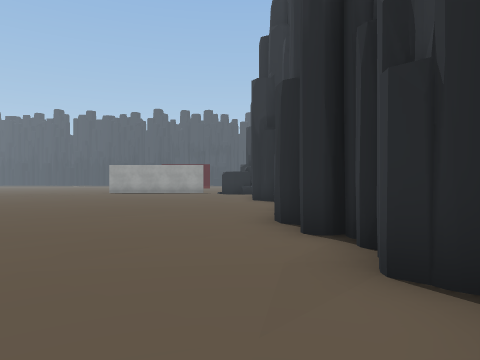
view 1 (above)

24 first-person views from a walk through a Unity game level. The camera is 1.4 m above the floor, looks level and sees 70° across. The floor is counted in squares, 2 m on a side. Each view is taken from the middle of a square. On the plan, view 1 faces up. The plan holds only what a view shows up to about 11 squares ahead; the rest is blank. The place goes on beyond the plan. The player is left out. Some animated figures are not drawn. Some surface patterns are stand-ins.

view 2
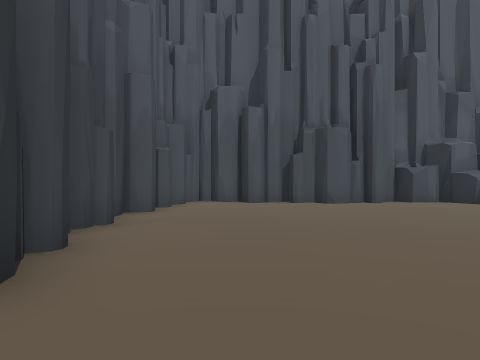

view 3
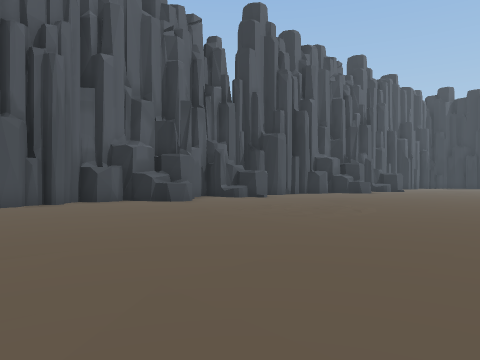

view 4
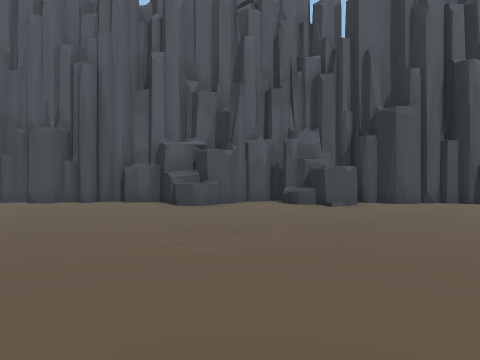

view 5
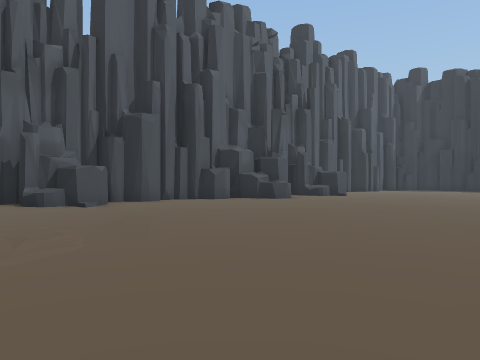

view 6
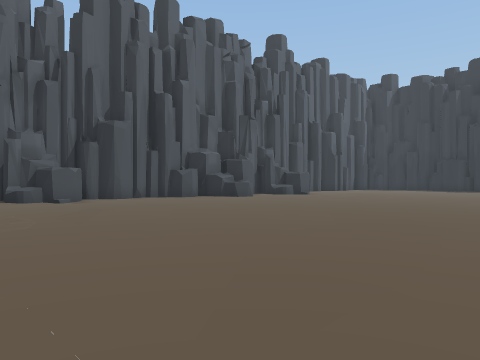

view 7
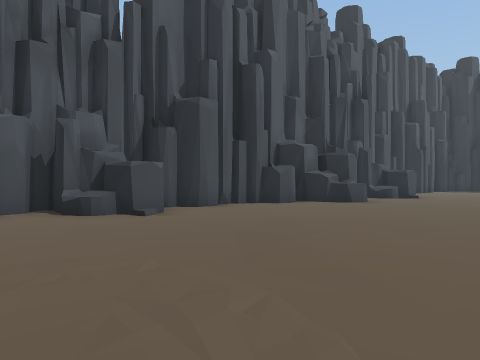

view 8
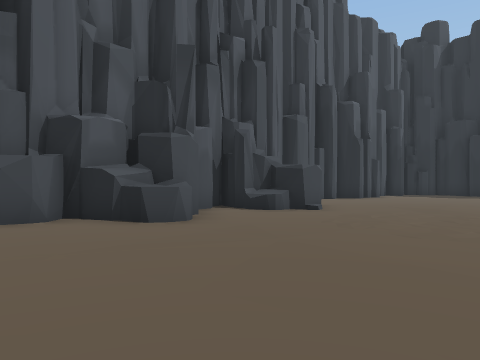

view 9
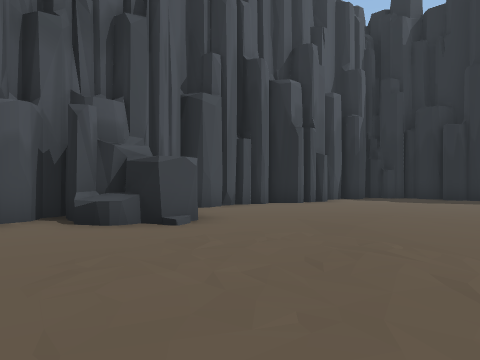

view 10
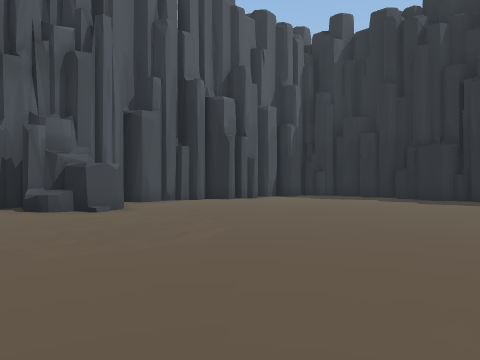

view 11
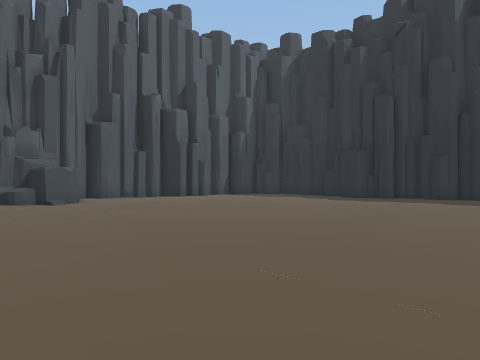

view 12
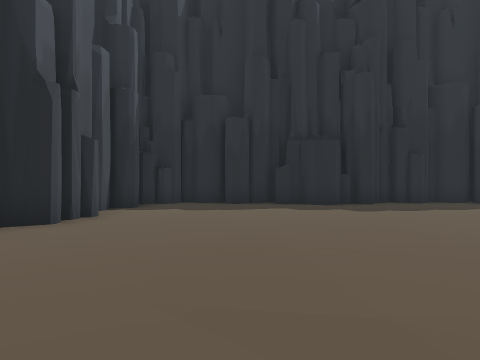

view 13
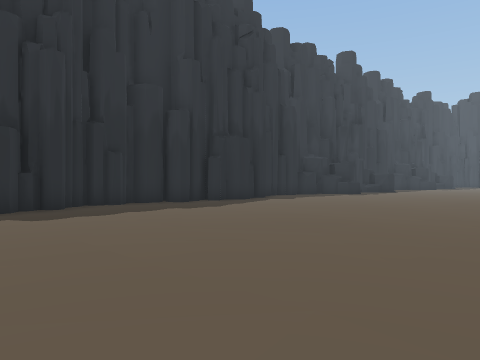

view 14
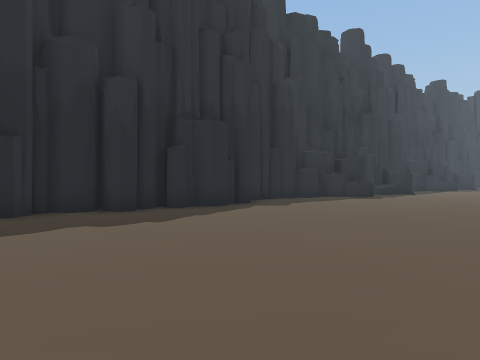

view 15
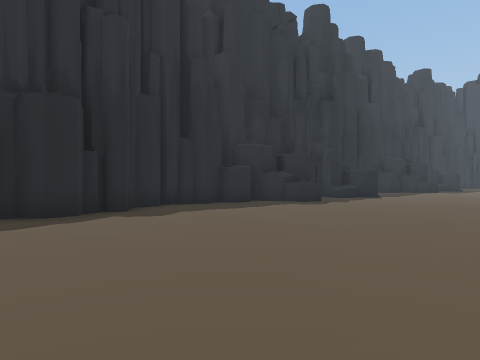

view 16
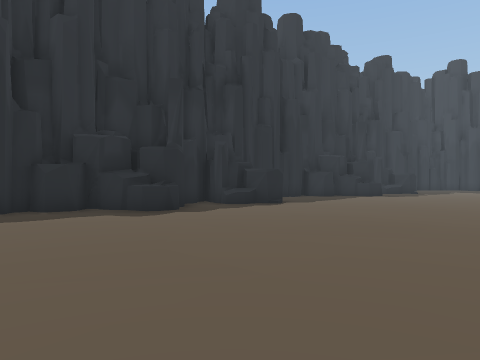

view 17
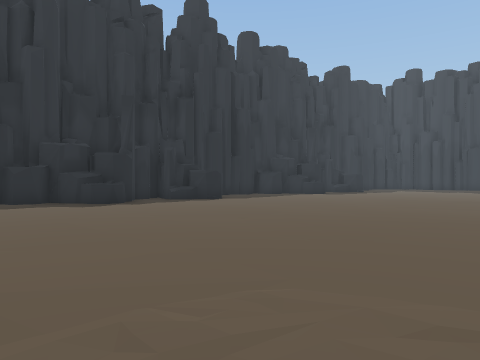

view 18
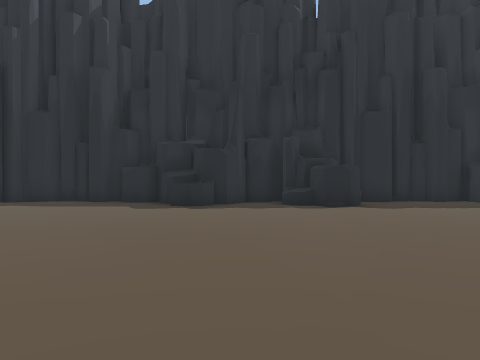

view 19
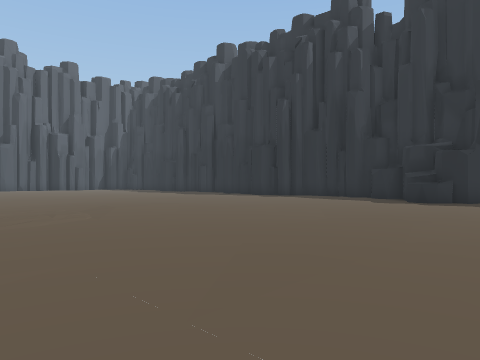

view 20
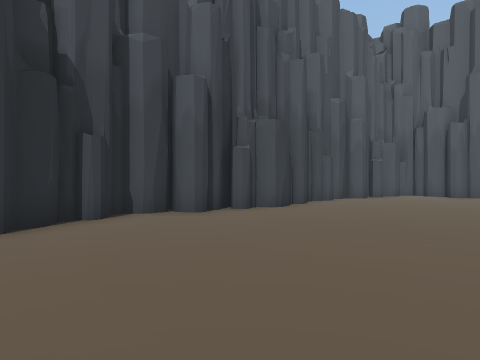

view 21
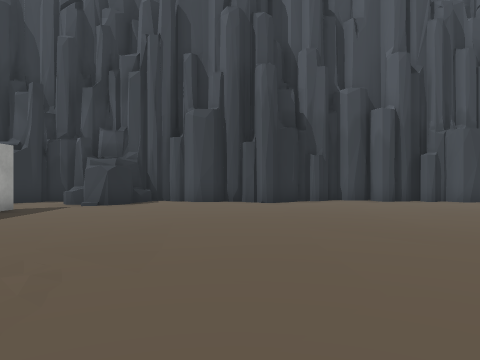

view 22
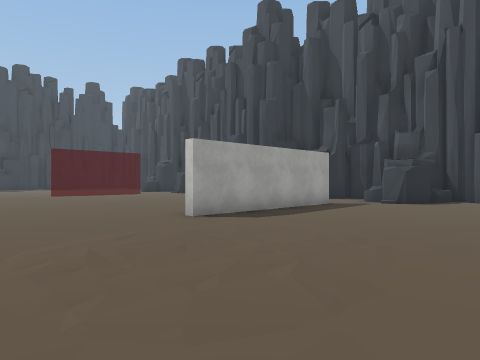

view 23
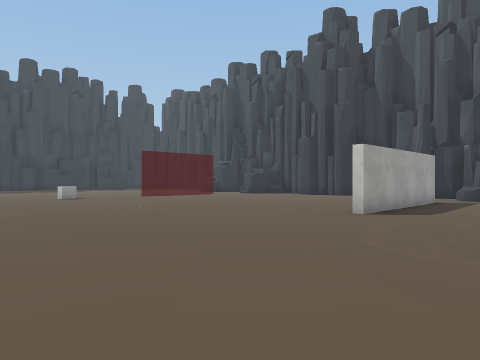

view 24
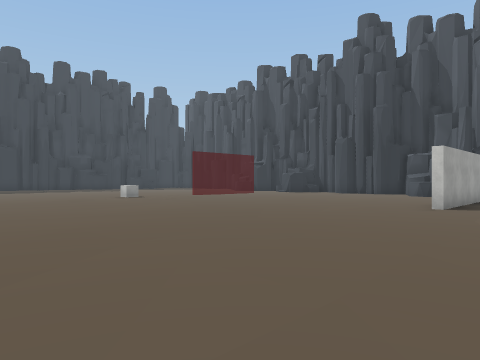

### Floor plan
Key: @ floor where view 1 was taken; # wall or solid block; . main floor; : floor 0.25 m higher than the main floor; ^ raised ledge.
Columns run from 35 left of view 1 to 2 right of it. Each row starts with its distance up from view 1.
 27 ##... ......         ....
 26 #...........         .....
 25 ##..........         .......
 24  ###........        .........
 23  ##............     ...........
 22  #.............     ...........
 21  #.............     ...........
 20  ##^...........     ...........    ##
 19  ##...........     ............   ..#
 18  #............     ..........#####.^#
 17  #............     ...............:##
 16  #............     ................###
 15  #............       ...............#
 14  #...........           ............#
 13  ##..........           ............#
 12  ##..........             ..........#
 11  ##.............           .........##
 10  #..............       .... .........#
  9  #..............  .........  ........#
  8  #.........................  .......##
  7  #..................................##
  6  ##.................................#
  5   #.................................##
  4   #..................................#
  3  ##..................................#
  2  ##..................................#
  1  #...................................#
  0  #.........##...^..................@##
 -1  ######.... ##.##...................#
 -2       #####  ######...##..##........#
 -3                   ######.####.#####.#
 -4                        ###  ###

Where each view was taken, in squares from view 1:
view 1: 0 up, 0 right, facing up
view 2: 8 up, 1 left, facing down
view 3: 8 up, 2 left, facing down-left
view 4: 8 up, 10 left, facing down
view 5: 8 up, 9 left, facing down-left
view 6: 10 up, 9 left, facing down-left
view 7: 5 up, 9 left, facing down-left
view 8: 5 up, 16 left, facing down-left
view 9: 5 up, 20 left, facing down-left
view 10: 8 up, 20 left, facing down-left
view 11: 11 up, 20 left, facing down-left
view 12: 2 up, 23 left, facing left
view 13: 3 up, 24 left, facing up-left
view 14: 6 up, 26 left, facing up-left
view 15: 10 up, 26 left, facing up-left
view 16: 15 up, 25 left, facing up-left
view 17: 15 up, 22 left, facing up-left
view 18: 21 up, 23 left, facing left
view 19: 23 up, 21 left, facing down-left
view 20: 13 up, 5 left, facing down-right
view 21: 13 up, 10 left, facing right
view 22: 13 up, 11 left, facing up-right
view 23: 15 up, 14 left, facing up-right
view 24: 16 up, 16 left, facing up-right
